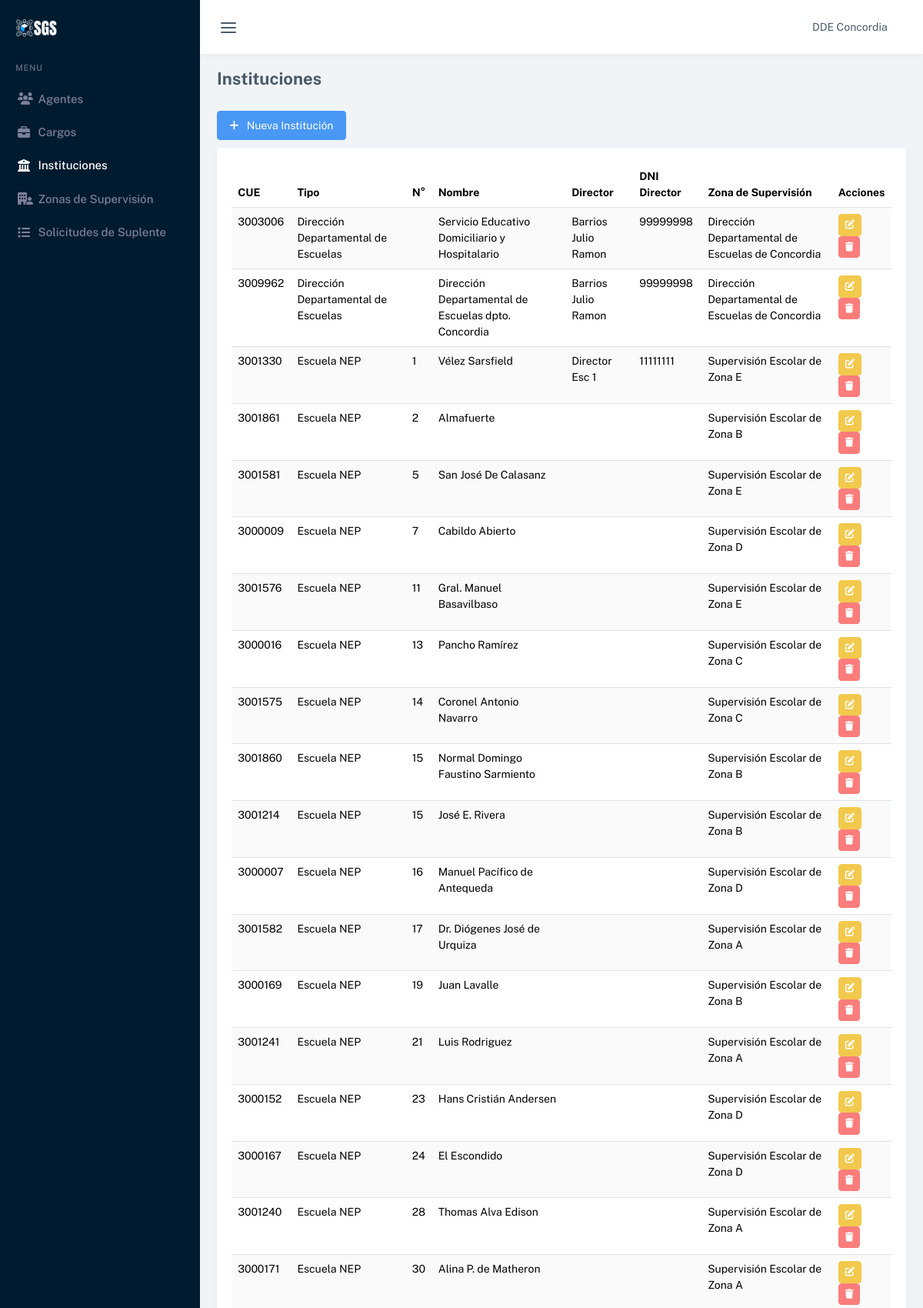
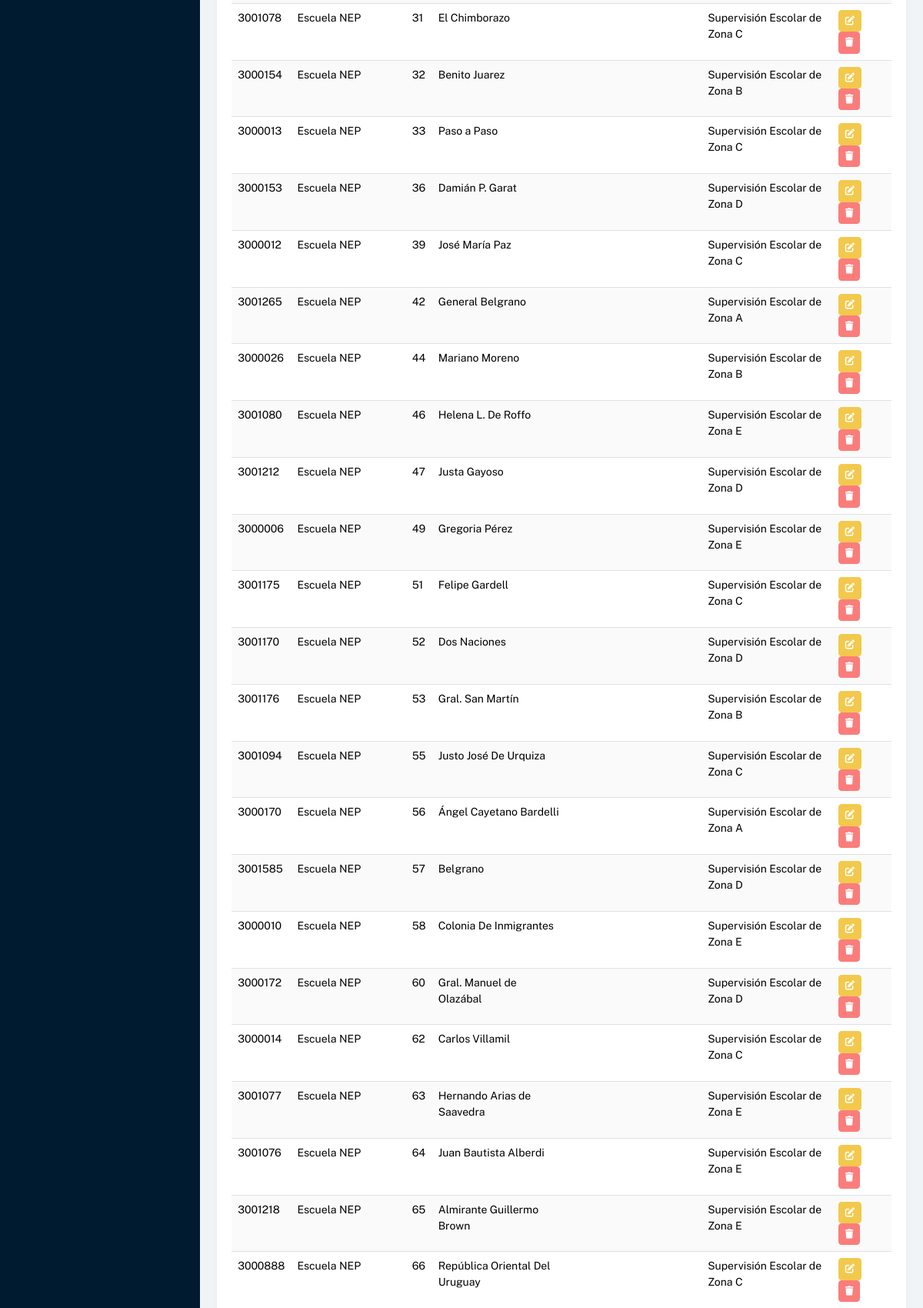
Page /instituciones (signed in, upper part) on the committed database (2 pictures, top to bottom).
### tables this page shows
CREATE TABLE `instituciones` (
  `id_Institucion` int(11) UNSIGNED NOT NULL,
  `id_Tipo` tinyint(4) UNSIGNED DEFAULT NULL,
  `cue` int(11) UNSIGNED NOT NULL,
  `numero` smallint(6) UNSIGNED DEFAULT NULL,
  `nombre` varchar(100) NOT NULL,
  `id_Director` int(11) UNSIGNED DEFAULT NULL,
  `id_ZonaSupervison` smallint(6) UNSIGNED NOT NULL,
  `eliminado` tinyint(1) NOT NULL DEFAULT 0
);

CREATE TABLE `tipo_institucion` (
  `id_Tipo` tinyint(4) UNSIGNED NOT NULL,
  `tipo` varchar(100) NOT NULL
);

CREATE TABLE `agentes` (
  `id_Agente` int(11) UNSIGNED NOT NULL,
  `apellido` varchar(100) NOT NULL,
  `nombre` varchar(100) NOT NULL,
  `dni` int(11) UNSIGNED NOT NULL,
  `telefono` int(11) UNSIGNED DEFAULT NULL,
  `direccion` varchar(100) DEFAULT NULL,
  `email` varchar(100) NOT NULL,
  `usuario` varchar(100) NOT NULL,
  `password` varchar(100) NOT NULL,
  `id_Rol` tinyint(4) UNSIGNED NOT NULL,
  `eliminado` tinyint(1) NOT NULL DEFAULT 0
);

CREATE TABLE `zonas_supervision` (
  `id_ZonaSupervision` smallint(6) UNSIGNED NOT NULL,
  `nombre` varchar(100) NOT NULL,
  `id_Supervisor` int(11) UNSIGNED DEFAULT NULL,
  `eliminado` tinyint(1) NOT NULL DEFAULT 0
);

### controladores/controlador.plantilla.php (called while the page is built, shortened)
<?php
class ControladorPlantilla{
    public function ctrMostrarPlantilla(){
        include 'vistas/plantilla.php';
    }
}

### index.php (called while the page is built, shortened)
<?php
require_once 'controladores/controlador.plantilla.php';
require_once 'controladores/controlador.instituciones.php';
require_once 'modelos/modelo.instituciones.php';
$plantilla = new ControladorPlantilla();
$plantilla -> ctrMostrarPlantilla();

### modelos/conexion.php (called while the page is built, shortened)
<?php
class Conexion
{
	static public function conectar()
	{
		try {
			$link = new PDO(
				"mysql:host=" . self::HOST . ";dbname=" . self::DBNAME,
				self::USER,
				self::PASSWORD
			);
			$link->exec("set names utf8");
			return $link;
		} catch (PDOException $e) {
			die("Error en la conexión a la base de datos: " . $e->getMessage());
		}
	}
}

### modelos/modelo.instituciones.php (called while the page is built)
<?php
require_once 'conexion.php';
class ModeloInstituciones{
    static public function mdlMostrarInstituciones()
    {
        try {
            $instituciones = Conexion::conectar()->prepare("SELECT i.id_institucion, i.cue,tipo.tipo, i.nombre as institucion, i.numero, a.apellido, a.nombre, a.dni, a.telefono, z.nombre as zona FROM `tipo_institucion` as tipo, `zonas_supervision` as z, `instituciones` as i left join `agentes` as a on i.id_Director = a.id_Agente where i.id_ZonaSupervison = z.id_ZonaSupervision and tipo.id_Tipo = i.id_Tipo order by tipo.id_Tipo, i.numero;");
            $instituciones->execute();
            return $instituciones->fetchAll(PDO::FETCH_ASSOC);
        } catch (Exception $e) {
            return "Error: " .$e ->getMessage();
        }
    }
}

### controladores/controlador.instituciones.php (called while the page is built)
<?php
class ControladorInstituciones{
    static public function ctrMostrarInstituciones(){
        $respuesta = ModeloInstituciones::mdlMostrarInstituciones();
        return $respuesta;
    }
}

### vistas/modulos/instituciones.php (the view)
<div class="container-xxl">
    <div class="py-3 d-flex align-items-sm-center flex-sm-row flex-column">
        <div class="flex-grow-1">
            <h4 class="fs-22 fw-bold m-0">Instituciones</h4>
        </div>
    </div>
    <div class="py-2 d-flex align-items-sm-center flex-sm-row flex-column">
        <div class="d-flex flex-wrap gap-2">
            <a href="nueva_institucion" class="btn btn-primary"><i class="fas fa-plus" ></i > &nbsp; Nueva Institución</a>
        </div>
    </div>
    <div class="row">
        <div class="col-12">
            <div class="card">
                <div class="card-body">
                    <table id="tablaES" class="table table-striped dt-responsive nowrap w-100">
                        <thead>
                            <tr>
                                <th>CUE</th>
                                <th>Tipo</th>
                                <th>N°</th>
                                <th>Nombre</th>
                                <th>Director</th>
                                <th>DNI Director</th>
                                <th>Zona de Supervisión</th>
                                <th>Acciones</th>
                            </tr>
                        </thead>
                        <tbody>
                            <?php
                                $instituciones = ControladorInstituciones::ctrMostrarInstituciones();
                                foreach ($instituciones as $key => $value) {
                            ?>
                            <tr style = "background-color:#000888">
                                <td> <?php echo $value["cue"] ?></td>
                                <td> <?php echo $value["tipo"] ?></td>
                                <td> <?php echo $value["numero"] ?></td>
                                <td> <?php echo $value["institucion"] ?></td>
                                <td> <?php echo $value["apellido"] . " " .$value["nombre"] ?></td>
                                <td> <?php echo $value["dni"] ?></td>
                                <td> <?php echo $value["zona"] ?></td>
                                <td><a href="editar_institucion" class="btn btn-warning btn-sm"><i class="fas fa-edit"></i></a> <a href="eliminar_institucion" class="btn btn-danger btn-sm"><i class="fas fa-trash"></i></a></td>
                            </tr>
                            <?php } ?>
                        </tbody>
                    </table>
                </div>
            </div>
        </div>
    </div>
</div>

### rows in the picture
instituciones: cue "3003006", id_Tipo.tipo "Dirección Departamental de Escuelas", nombre "Servicio Educativo Domiciliario y Hospitalario", id_Director.apellido "Barrios", id_Director.nombre "Julio Ramon", id_Director.dni "99999998", id_ZonaSupervison.nombre "Dirección Departamental de Escuelas de Concordia"
instituciones: cue "3009962", id_Tipo.tipo "Dirección Departamental de Escuelas", nombre "Dirección Departamental de Escuelas dpto. Concordia", id_Director.apellido "Barrios", id_Director.nombre "Julio Ramon", id_Director.dni "99999998", id_ZonaSupervison.nombre "Dirección Departamental de Escuelas de Concordia"
instituciones: cue "3001330", id_Tipo.tipo "Escuela NEP", numero "1", nombre "Vélez Sarsfield", id_Director.apellido "Director", id_Director.nombre "Esc 1", id_Director.dni "11111111", id_ZonaSupervison.nombre "Supervisión Escolar de Zona E"
instituciones: cue "3001861", id_Tipo.tipo "Escuela NEP", numero "2", nombre "Almafuerte", id_ZonaSupervison.nombre "Supervisión Escolar de Zona B"
instituciones: cue "3001581", id_Tipo.tipo "Escuela NEP", numero "5", nombre "San José De Calasanz", id_ZonaSupervison.nombre "Supervisión Escolar de Zona E"
instituciones: cue "3000009", id_Tipo.tipo "Escuela NEP", numero "7", nombre "Cabildo Abierto", id_ZonaSupervison.nombre "Supervisión Escolar de Zona D"
instituciones: cue "3001576", id_Tipo.tipo "Escuela NEP", numero "11", nombre "Gral. Manuel Basavilbaso", id_ZonaSupervison.nombre "Supervisión Escolar de Zona E"
instituciones: cue "3000016", id_Tipo.tipo "Escuela NEP", numero "13", nombre "Pancho Ramírez", id_ZonaSupervison.nombre "Supervisión Escolar de Zona C"
instituciones: cue "3001575", id_Tipo.tipo "Escuela NEP", numero "14", nombre "Coronel Antonio Navarro", id_ZonaSupervison.nombre "Supervisión Escolar de Zona C"
instituciones: cue "3001860", id_Tipo.tipo "Escuela NEP", numero "15", nombre "Normal Domingo Faustino Sarmiento", id_ZonaSupervison.nombre "Supervisión Escolar de Zona B"
instituciones: cue "3001214", id_Tipo.tipo "Escuela NEP", numero "15", nombre "José E. Rivera", id_ZonaSupervison.nombre "Supervisión Escolar de Zona B"
instituciones: cue "3000007", id_Tipo.tipo "Escuela NEP", numero "16", nombre "Manuel Pacífico de Antequeda", id_ZonaSupervison.nombre "Supervisión Escolar de Zona D"
instituciones: cue "3001582", id_Tipo.tipo "Escuela NEP", numero "17", nombre "Dr. Diógenes José de Urquiza", id_ZonaSupervison.nombre "Supervisión Escolar de Zona A"
instituciones: cue "3000169", id_Tipo.tipo "Escuela NEP", numero "19", nombre "Juan Lavalle", id_ZonaSupervison.nombre "Supervisión Escolar de Zona B"
instituciones: cue "3001241", id_Tipo.tipo "Escuela NEP", numero "21", nombre "Luis Rodriguez", id_ZonaSupervison.nombre "Supervisión Escolar de Zona A"
instituciones: cue "3000152", id_Tipo.tipo "Escuela NEP", numero "23", nombre "Hans Cristián Andersen", id_ZonaSupervison.nombre "Supervisión Escolar de Zona D"
instituciones: cue "3000167", id_Tipo.tipo "Escuela NEP", numero "24", nombre "El Escondido", id_ZonaSupervison.nombre "Supervisión Escolar de Zona D"
instituciones: cue "3001240", id_Tipo.tipo "Escuela NEP", numero "28", nombre "Thomas Alva Edison", id_ZonaSupervison.nombre "Supervisión Escolar de Zona A"
instituciones: cue "3000171", id_Tipo.tipo "Escuela NEP", numero "30", nombre "Alina P. de Matheron", id_ZonaSupervison.nombre "Supervisión Escolar de Zona A"
instituciones: cue "3001078", id_Tipo.tipo "Escuela NEP", numero "31", nombre "El Chimborazo", id_ZonaSupervison.nombre "Supervisión Escolar de Zona C"
instituciones: cue "3000154", id_Tipo.tipo "Escuela NEP", numero "32", nombre "Benito Juarez", id_ZonaSupervison.nombre "Supervisión Escolar de Zona B"
instituciones: cue "3000013", id_Tipo.tipo "Escuela NEP", numero "33", nombre "Paso a Paso", id_ZonaSupervison.nombre "Supervisión Escolar de Zona C"
instituciones: cue "3000153", id_Tipo.tipo "Escuela NEP", numero "36", nombre "Damián P. Garat", id_ZonaSupervison.nombre "Supervisión Escolar de Zona D"
instituciones: cue "3000012", id_Tipo.tipo "Escuela NEP", numero "39", nombre "José María Paz", id_ZonaSupervison.nombre "Supervisión Escolar de Zona C"
instituciones: cue "3001265", id_Tipo.tipo "Escuela NEP", numero "42", nombre "General Belgrano", id_ZonaSupervison.nombre "Supervisión Escolar de Zona A"
instituciones: cue "3000026", id_Tipo.tipo "Escuela NEP", numero "44", nombre "Mariano Moreno", id_ZonaSupervison.nombre "Supervisión Escolar de Zona B"
instituciones: cue "3001080", id_Tipo.tipo "Escuela NEP", numero "46", nombre "Helena L. De Roffo", id_ZonaSupervison.nombre "Supervisión Escolar de Zona E"
instituciones: cue "3001212", id_Tipo.tipo "Escuela NEP", numero "47", nombre "Justa Gayoso", id_ZonaSupervison.nombre "Supervisión Escolar de Zona D"
instituciones: cue "3000006", id_Tipo.tipo "Escuela NEP", numero "49", nombre "Gregoria Pérez", id_ZonaSupervison.nombre "Supervisión Escolar de Zona E"
instituciones: cue "3001175", id_Tipo.tipo "Escuela NEP", numero "51", nombre "Felipe Gardell", id_ZonaSupervison.nombre "Supervisión Escolar de Zona C"
instituciones: cue "3001170", id_Tipo.tipo "Escuela NEP", numero "52", nombre "Dos Naciones", id_ZonaSupervison.nombre "Supervisión Escolar de Zona D"
instituciones: cue "3001176", id_Tipo.tipo "Escuela NEP", numero "53", nombre "Gral. San Martín", id_ZonaSupervison.nombre "Supervisión Escolar de Zona B"
instituciones: cue "3001094", id_Tipo.tipo "Escuela NEP", numero "55", nombre "Justo José De Urquiza", id_ZonaSupervison.nombre "Supervisión Escolar de Zona C"
instituciones: cue "3000170", id_Tipo.tipo "Escuela NEP", numero "56", nombre "Ángel Cayetano Bardelli", id_ZonaSupervison.nombre "Supervisión Escolar de Zona A"
instituciones: cue "3001585", id_Tipo.tipo "Escuela NEP", numero "57", nombre "Belgrano", id_ZonaSupervison.nombre "Supervisión Escolar de Zona D"
instituciones: cue "3000010", id_Tipo.tipo "Escuela NEP", numero "58", nombre "Colonia De Inmigrantes", id_ZonaSupervison.nombre "Supervisión Escolar de Zona E"
instituciones: cue "3000172", id_Tipo.tipo "Escuela NEP", numero "60", nombre "Gral. Manuel de Olazábal", id_ZonaSupervison.nombre "Supervisión Escolar de Zona D"
instituciones: cue "3000014", id_Tipo.tipo "Escuela NEP", numero "62", nombre "Carlos Villamil", id_ZonaSupervison.nombre "Supervisión Escolar de Zona C"
instituciones: cue "3001077", id_Tipo.tipo "Escuela NEP", numero "63", nombre "Hernando Arias de Saavedra", id_ZonaSupervison.nombre "Supervisión Escolar de Zona E"
instituciones: cue "3001076", id_Tipo.tipo "Escuela NEP", numero "64", nombre "Juan Bautista Alberdi", id_ZonaSupervison.nombre "Supervisión Escolar de Zona E"
instituciones: cue "3001218", id_Tipo.tipo "Escuela NEP", numero "65", nombre "Almirante Guillermo Brown", id_ZonaSupervison.nombre "Supervisión Escolar de Zona E"
instituciones: cue "3000888", id_Tipo.tipo "Escuela NEP", numero "66", nombre "República Oriental Del Uruguay", id_ZonaSupervison.nombre "Supervisión Escolar de Zona C"
